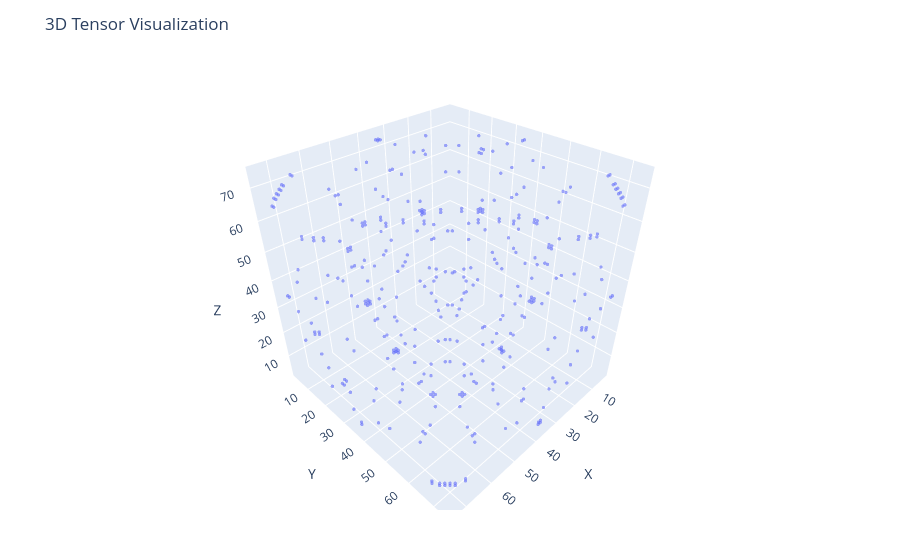

The cell this chart's notebook holds for it:
### Code cell
plotTensor(strat.tensor, 0.1)

### Figure 1 — Plotly figure (JSON) as saved in the notebook; plotly's stock layout.template omitted (floating-point values rounded to 4 significant figures; data arrays with more than 128 entries replaced by an {"elided": "..."} marker saying what was removed)
{"data": [{"marker": {"opacity": 0.6, "size": 2}, "mode": "markers", "type": "scatter3d", "x": {"elided": "385 int values"}, "y": {"elided": "385 int values"}, "z": {"elided": "385 int values"}}], "layout": {"margin": {"b": 50, "l": 50, "r": 50, "t": 60}, "scene": {"aspectmode": "cube", "xaxis": {"range": [1, 76], "title": "X"}, "yaxis": {"range": [1, 76], "title": "Y"}, "zaxis": {"range": [1, 76], "title": "Z"}}, "title": "3D Tensor Visualization"}}
